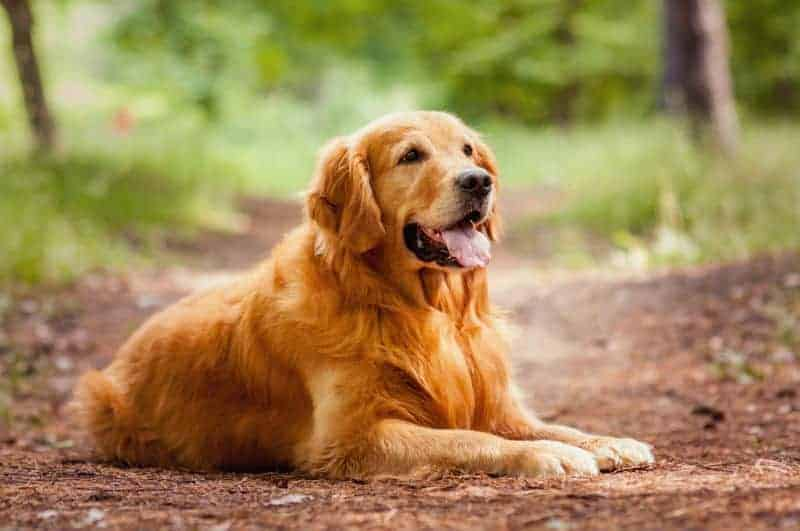
#> input picture dog.jpeg, 800 x 531 px
$ python main.py
#> lines starting #> are read from the running program, lines starting #| are printed output that depends on the picture
import cv2
import numpy as np
import matplotlib.pyplot as plt

def remove_background_grabcut(image_path):
    # Carrega a imagem
#> called with image_path = 'dog.jpeg'
    image = cv2.imread(image_path)
#> image is the input picture: shape (531, 800, 3); mean B, G, R 84.9, 133.8, 160.2
    mask = np.zeros(image.shape[:2], np.uint8)  # Cria uma máscara vazia

    # Define retângulo inicial para o GrabCut (área de interesse)
    rect = (110, 110, image.shape[1] - 110, image.shape[0] - 155)
#> rect = (110, 110, 690, 376)

    # Aplica o algoritmo GrabCut
    bgd_model = np.zeros((1, 65), np.float64)
    fgd_model = np.zeros((1, 65), np.float64)
    cv2.grabCut(image, mask, rect, bgd_model, fgd_model, 5, cv2.GC_INIT_WITH_RECT)

    # Cria uma máscara binária onde o fundo é 0, primeiro plano é 1
    mask2 = np.where((mask == 2) | (mask == 0), 0, 1).astype('uint8')

    # Aplica a máscara na imagem original
    result = image * mask2[:, :, np.newaxis]
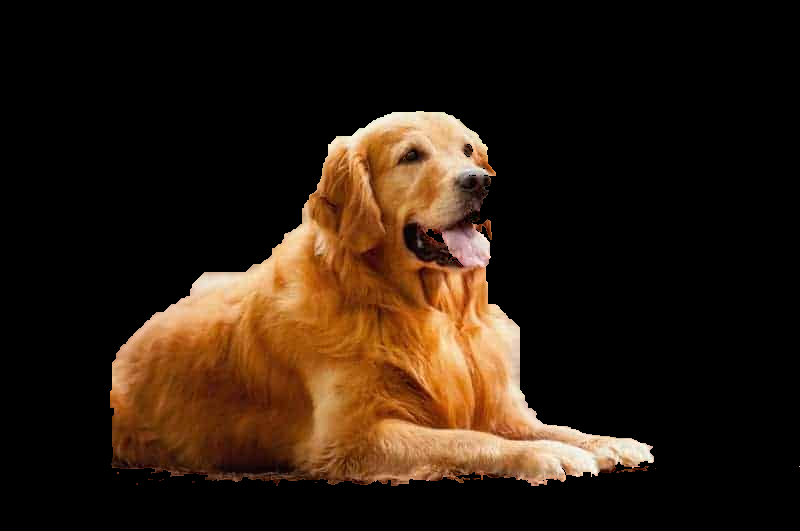
#> result: shape (531, 800, 3); mean B, G, R 15.2, 28, 43.8

    # Mostra a imagem original e a imagem com o fundo removido
    plt.figure(figsize=(10, 5))
    plt.subplot(121), plt.imshow(cv2.cvtColor(image, cv2.COLOR_BGR2RGB)), plt.title('Original')
    plt.subplot(122), plt.imshow(cv2.cvtColor(result, cv2.COLOR_BGR2RGB)), plt.title('Removed Background')
    plt.tight_layout(), plt.show()
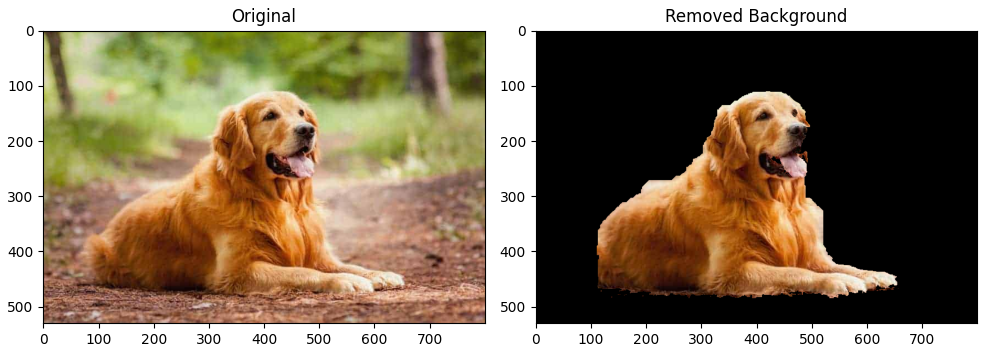
#> figure drawn by matplotlib, 2 panels

# Caminho da imagem que deseja processar
image_path = 'dog.jpeg'

# Chama a função para remover o fundo da imagem usando o GrabCut
remove_background_grabcut(image_path)
